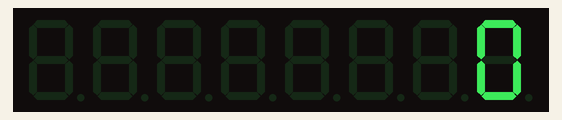
Simulated run of this sketch. Board: Arduino Uno, built with avr-gcc and run on an emulated ATmega328P. On the bench: 8-digit seven-segment display.

Above: at 0.1 s.
At 6.6 s:
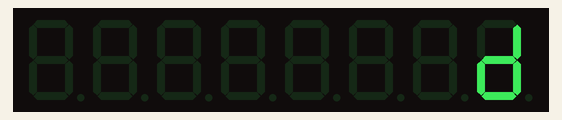
At 14.6 s:
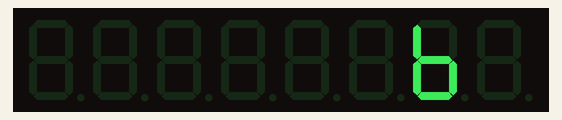
At 19.6 s:
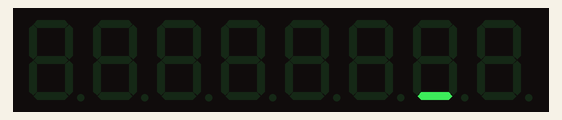
At 29.1 s:
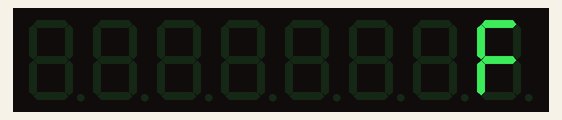
At 39.76 s:
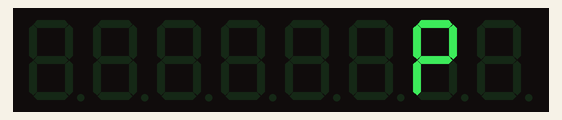

Measured:
- what the display in image 1 shows lasts 0.5 s, from 6.5 s to 7.0 s
- what the display in image 4 shows lasts 1.5 s, from 29.0 s to 30.5 s

The sketch:

MAX7219_7seg.ino
```cpp
/*
  MAX7219 7seg module

  - VDD supply is 5V, chip outputs a maximum of 330mA.
    Note: the chip specifies a minimum logic high input of 3.5V. It
          may work with your 3.3V Arduino, but this is not guaranteed.

  - The chip drives common-cathode displays. It can drive up to eight
    7-segment displays or a 8x8 LED matrix.

  - The LedControl library uses the shiftOut() function to drive the
    chip.

  - We can daisy-chain multiple displays to make a larger display,
    connect the DOUT of the first display to the DIN of the next
    display and so forth.
*/
#include "LedControl.h"         // by Eberhard Fahle
#define DEVICES_COUNT       1   // the number of chained devices

LedControl lc = LedControl( 12, // DIN
                            10, // CLK
                            11, // LOAD(CS)
                            DEVICES_COUNT);

void setup()
{
  for (int addr = 0 ; addr < DEVICES_COUNT ; addr++)
  {
    // MAX7219 is in power-saving mode on startup, we have to do a wakeup call
    lc.shutdown(addr, false);

    // Set the brightness (0..15)
    lc.setIntensity(addr, 8);
  }
}

void demo(int addr)
{
  // Numbers count-up on first digit
  lc.clearDisplay(addr);
  int digit = 0;
  for (byte value = 0 ; value <= 0xF ; value++)
  {
    lc.setDigit(addr, digit, value, false); // true to set DP
    delay(500);
  }
  delay(1000);

  // Display supported chars on second digit
  const char chars7seg[] = {'0','1','2','3','4','5','6','7','8','9',
                            'A','b','c','d','E','F','H','L','P',
                            '.','-','_',' '};
  lc.clearDisplay(addr);
  digit = 1;
  for (size_t i = 0 ; i < sizeof(chars7seg) ; i++)
  {
    lc.setChar(addr, digit, chars7seg[i], false); // true to set DP
    delay(500);
  }
  delay(1000);
}

void loop()
{
  for (int addr = 0 ; addr < DEVICES_COUNT ; addr++)
    demo(addr);
}
```
